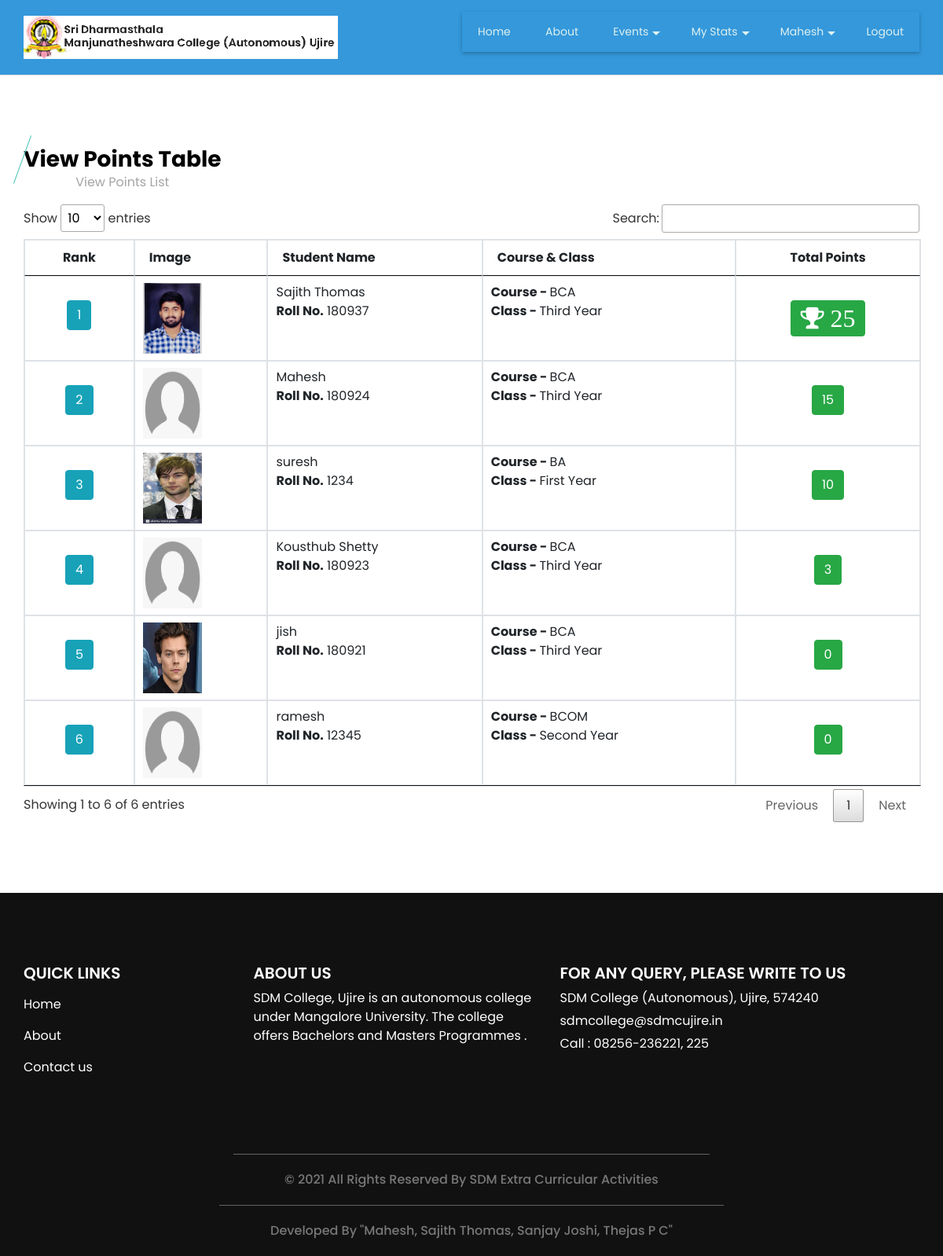
The app's page /viewpointstable.php (signed in) with its own data.
### tables this page shows
CREATE TABLE `student` (
  `student_id` int(11) NOT NULL,
  `student_name` varchar(30) NOT NULL,
  `course_id` int(11) NOT NULL,
  `student_rollno` varchar(10) NOT NULL,
  `student_password` varchar(300) NOT NULL,
  `st_class` varchar(20) NOT NULL,
  `student_image` varchar(300) NOT NULL,
  `gender` varchar(10) NOT NULL,
  `dob` date NOT NULL,
  `language` varchar(25) NOT NULL,
  `elective_paper` varchar(20) NOT NULL,
  `extension_activities` varchar(50) NOT NULL,
  `student_status` varchar(10) NOT NULL
);

CREATE TABLE `course` (
  `course_id` int(11) NOT NULL,
  `course_title` varchar(25) NOT NULL,
  `course_description` text NOT NULL,
  `course_status` varchar(10) NOT NULL
);

### viewpointstable.php (the view, shortened to what this page needs)
<?php
include("header.php");
?>
  <section class="event_section layout_padding">
    <div class="container">
      <div class="heading_container">
        <center><h3>
          View Points Table
        </h3>
        <p>
          View Points List
        </p></center>
      </div>
      <div class="event_container">
        <div class="">
<table id="datatableplugin" class="table table-bordered">
	<thead>
		<tr>
			<th style='text-align: center;'>Rank</th>
			<th>Image</th>
			<th>Student Name</th>
			<th>Course & Class</th>
			<th style='text-align: center;'>Total Points</th>
		</tr>
	</thead>
	<tbody>
		<?php
		$sqlview = "SELECT student_id, student_name, student_rollno, student_image, st_class, ifnull((SELECT sum(point) FROM event_result_status WHERE student_id=student.student_id),0) as totalpoint, @rownum := @rownum + 1 AS rank, course.course_title FROM student LEFT JOIN course ON course.course_id=student.course_id, (SELECT @rownum := 0) r ORDER BY `totalpoint` DESC;";
		$qsqlview = mysqli_query($con,$sqlview);
		while($rsview = mysqli_fetch_array($qsqlview))
		{
			if($rsview['student_image'] == "")
			{
				$filename= "images/defaultimage.png";
			}
			else if(file_exists("studentimg/" .$rsview['student_image']))
			{
				$filename= "studentimg/" .$rsview['student_image'];
			}
			else
			{
				$filename= "images/defaultimage.png";
			}
			echo "<tr>
				<th style='text-align: center;vertical-align: middle;'><label class='btn btn-info'>$rsview[rank]</label></th>
				<td><img src='$filename' style='width: 75px;height:90px;' ></td>
				<td>$rsview[student_name]
				<br>
				<b>Roll No.</b> $rsview[student_rollno]
				</td>
				<td>
				<b>Course - </b> $rsview[course_title]
				<br>
				<b>Class - </b> $rsview[st_class]</td>
				<th style='text-align: center;vertical-align: middle;'>";
			if($rsview['rank'] == 1)
			{
			echo "<i class='fa fa-trophy btn btn-success fa-2x' aria-hidden='true'> $rsview[totalpoint]</i> ";
			}
			else
			{
			echo "<label class='btn btn-success'>$rsview[totalpoint] </label>";
			}
			echo "</th>
				</tr>";
		}
		?>
	</tbody>
</table>
        </div>
      </div>
    </div>
  </section>
<?php
include("footer.php");
?>

### headerpage.php (shortened to what this page needs)
<div id="header">
  <header>
    <div class="container">
      <div class="row">
        <div class="col-12">
          <nav class="navbar navbar-expand-lg navbar-light">
            <a class="navbar-brand" href="index.php"><img src="images/logo_new.jpg" alt="logo" style="width: 400px;"></a>
            <div lass="collapse navbar-collapse" id="navbartoggle">
<div class="nav-fostrap" style="  position: absolute;
  top: 15px;right: 0;">
	<ul>
		<li><a href="index.php">Home</a></li>
		<li><a href="about.php">About</a></li>
<?php
			if(isset($_SESSION['student_id']))
			{
?>
		<li><a href="javascript:void(0)">Events<span class="arrow-down"></span></a>
		</li>
		<li><a href="javascript:void(0)">My Stats<span class="arrow-down"></span></a>
		</li>
		<li><a href="javascript:void(0)"><?php echo $rsstudentprofile['student_name']; ?><span class="arrow-down"></span></a>
		</li>
		<?php
			}
		?>
		<?php
		if(isset($_SESSION['staff_id']) || ($_SESSION['student_id']))
		{
		?>
		<li><a href="logout.php">Logout</a></li>
		<?php
		}
		else
		{
		?>
		<li><a href="student.php">Registration</a></li>
		<li><a href="login.php">Login</a></li>
		<?php
		}
		?>
	</ul>
</div>
            </div>
          </nav>
        </div>
      </div>
    </div>
  </header>
</div>

### css/style.css (style rules this page uses)
body { font-family: "Poppins", sans-serif; color: #000000; background-color: #ffffff; }
.layout_padding { padding: 90px 0; }
.heading_container { display: -webkit-box; display: -ms-flexbox; display: flex; -webkit-box-orient: vertical; -webkit-box-direction: normal; -ms-flex-direction: column; flex-direction: column; -webkit-box-align: start; -ms-flex-align: start; align-items: flex-start; }
.heading_container h3 { font-weight: bold; position: relative; margin-bottom: 15px; }
.heading_container h3::before { content: ""; position: absolute; top: 50%; left: 2px; width: 1px; height: 65px; background-color: #4bc5b8; -webkit-transform: translateY(-50%) rotate(20deg); transform: translateY(-50%) rotate(20deg); }
a, a:hover, a:focus { text-decoration: none; }
.btn, .btn:focus { outline: none !important; -webkit-box-shadow: none; box-shadow: none; }
.navbar-brand { display: -webkit-box; display: -ms-flexbox; display: flex; -webkit-box-orient: vertical; -webkit-box-direction: normal; -ms-flex-direction: column; flex-direction: column; -webkit-box-align: end; -ms-flex-align: end; align-items: flex-end; }
.event_section .heading_container h3 { margin-bottom: 0; }
.event_section .heading_container h3::before { left: -2px; }
.event_section p { color: #a4a4a4; }

### css/responsive.css (style rules this page uses)
@media (min-width: 1200px) { .container { max-width: 1170px; } }

### topmenu.php (style rules this page uses)
.nav-fostrap { display: block; margin-bottom: 15px 0; background: #3498db; -webkit-box-shadow:0 2px 5px 0 rgba(0,0,0,0.26); -moz-box-shadow:0 2px 5px 0 rgba(0,0,0,0.26); -o-box-shadow:0 2px 5px 0 rgba(0,0,0,0.26); z-index: 120; box-shadow: 0 2px 5px 0 rgba(0,0,0,0.26); }
.nav-fostrap ul { list-style-type: none; margin: 0; padding: 0; display: block; }
.nav-fostrap li { list-style-type: none; margin: 0; padding: 0; display: inline-block; position: relative; font-size: 14px; color: #def1f0; }
.nav-fostrap li a { padding: 15px 20px; font-size: 14px; color: #def1f0; display: inline-block; outline: 0; font-weight: 400; text-decoration: none; }
.arrow-down { width: 0; height: 0; border-left: 5px solid transparent; border-right: 5px solid transparent; border-top: 5px solid #def1f0; position: relative; top: 15px; right: -5px; content: ""; }

### headerpage.php (style rules this page uses)
#header nav { padding: 15px 0px; }
#header { border-bottom: 1px solid #ddd; background-color: #3498db; float: center; width: 100%; }

### records on screen
student: student_name "Mahesh", rsview "2", student_rollno "180924", course.course_title "BCA", st_class "Third Year", rsview "15"
student: rsview "1", student_image (picture), student_name "Sajith Thomas", student_rollno "180937", course.course_title "BCA", st_class "Third Year", rsview "25"
student: rsview "3", student_image (picture), student_name "suresh", student_rollno "1234", course.course_title "BA", st_class "First Year", rsview "10"
student: rsview "4", student_name "Kousthub Shetty", student_rollno "180923", course.course_title "BCA", st_class "Third Year", rsview "3"
student: rsview "5", student_image (picture), student_name "jish", student_rollno "180921", course.course_title "BCA", st_class "Third Year", rsview "0"
student: rsview "6", student_name "ramesh", student_rollno "12345", course.course_title "BCOM", st_class "Second Year", rsview "0"
